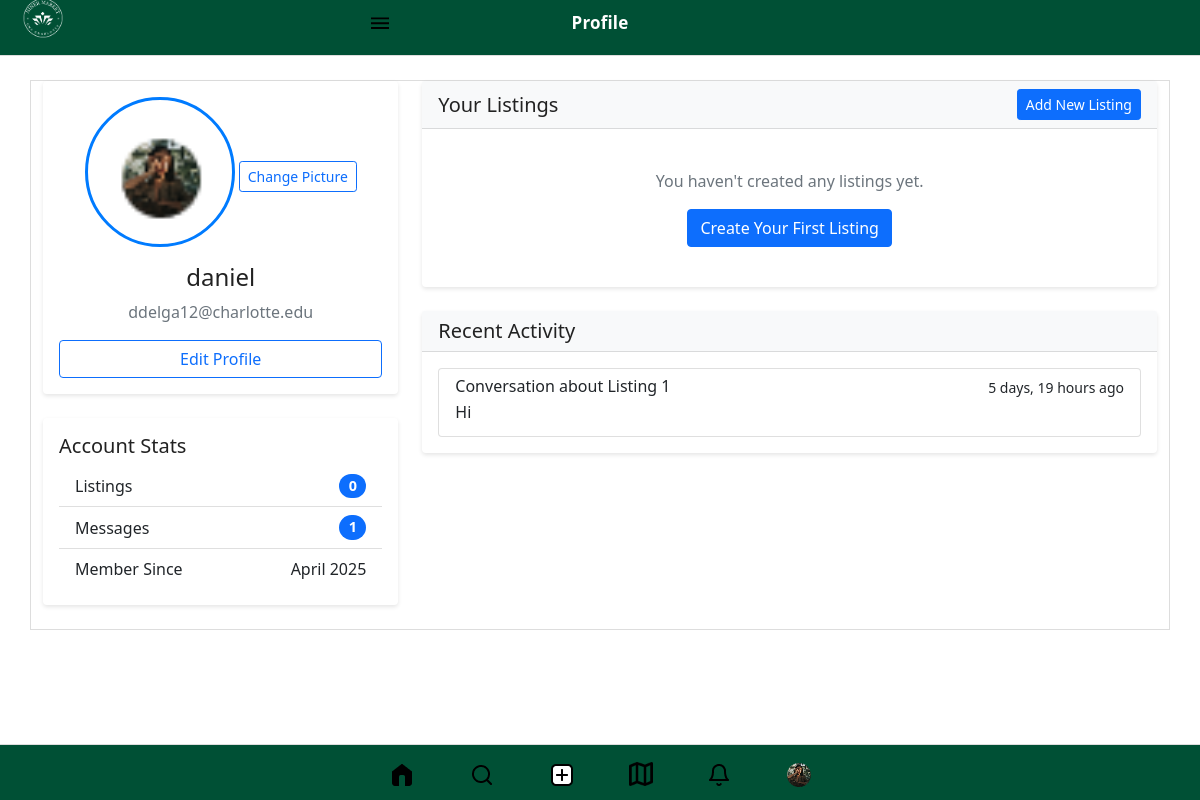
Before: /profile/ (signed in) with the older database file.
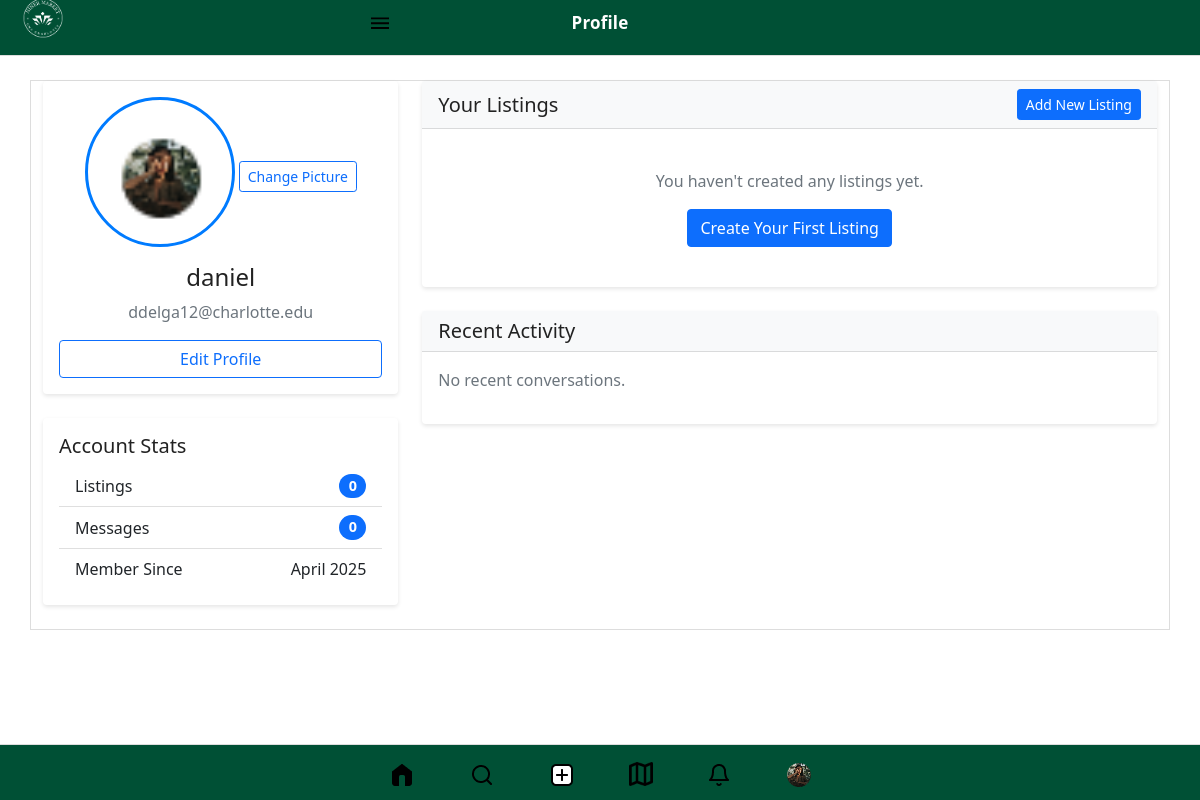
After: the same page with the newer database file.
### base/models.py (models this page shows, shortened)
class CustomUser(AbstractUser): #gives everything django user model has, plus a name field
    name = models.CharField(max_length=200, null=True)
    profile_picture = models.ImageField(upload_to='profile_pictures/', null=True, blank=True)
    university = models.ForeignKey('Universities', on_delete=models.SET_NULL, null=True, blank=True)
    def get_profile_picture_url(self):
        if self.profile_picture:
            return self.profile_picture.url
        return '/static/images/profile.png'

class Listing(models.Model):
    CONDITION_CHOICES = [
        ('new', 'New'),
        ('used_good', 'Used - Good'),
        ('used_fair', 'Used - Fair'),
    ]
    name = models.CharField(max_length=255)
    description = models.TextField()
    price = models.DecimalField(max_digits=10, decimal_places=2)
    image1_url = models.URLField()
    image2_url = models.URLField(blank=True, null=True)
    image3_url = models.URLField(blank=True, null=True)
    seller = models.ForeignKey('CustomUser', on_delete=models.CASCADE, related_name='listings', null=True, blank=True)
    condition = models.CharField(max_length=20, choices=CONDITION_CHOICES, default='new')
    available = models.BooleanField(default=True)
    created_at = models.DateTimeField(auto_now_add=True)

### messaging/models.py (models this page shows, shortened)
class Conversation(models.Model):
    listing = models.ForeignKey(Listing, on_delete=models.CASCADE, related_name='conversations')
    participants = models.ManyToManyField(CustomUser, related_name='conversations')
    created_at = models.DateTimeField(auto_now_add=True)
    updated_at = models.DateTimeField(auto_now=True)
    class Meta:
        ordering = ['-updated_at']

class Message(models.Model):
    conversation = models.ForeignKey(Conversation, on_delete=models.CASCADE, related_name='messages')
    sender = models.ForeignKey(CustomUser, on_delete=models.CASCADE, related_name='sent_messages')
    content = models.TextField()
    created_at = models.DateTimeField(auto_now_add=True)
    is_read = models.BooleanField(default=False)
    class Meta:
        ordering = ['created_at']

### base/views.py (the view, shortened to what this page needs)
# urls.py: path('profile/', views.profile, name='profile'),
@login_required
def profile(request):
    listings = request.user.listings.all()
    conversations = request.user.conversations.all().order_by('-updated_at')[:5]
    context = {
        'listings': listings,
        'conversations': conversations
    }
    return render(request, 'base/profile.html', context)

### base/templates/base/profile.html (shortened to what this page needs)
{% extends 'base/base.html' %}
{% load static %}
{% block header_title %}Profile{% endblock %}
{% block content %}
<div class="container mt-4">
    <div class="row">
        <div class="col-md-4">
            <div class="card mb-4">
                <div class="card-body text-center">
                    <div class="profile-picture mb-3">
                        <img src="{{ user.get_profile_picture_url }}" alt="Profile Picture" class="rounded-circle" style="width: 150px; height: 150px; object-fit: cover;">
                        <button class="btn btn-outline-primary btn-sm mt-2" data-bs-toggle="modal" data-bs-target="#profilePictureModal">
                            Change Picture
                        </button>
                    </div>
                    <h4>{{ user.username }}</h4>
                    <p class="text-muted">{{ user.email }}</p>
                    <div class="d-grid gap-2">
                        <a href="{% url 'settings' %}" class="btn btn-outline-primary">Edit Profile</a>
                    </div>
                </div>
            </div>
            <div class="card mb-4">
                <div class="card-body">
                    <h5 class="card-title">Account Stats</h5>
                    <ul class="list-group list-group-flush">
                        <li class="list-group-item d-flex justify-content-between align-items-center">
                            Listings
                            <span class="badge bg-primary rounded-pill">{{ user.listings.count }}</span>
                        </li>
                        <li class="list-group-item d-flex justify-content-between align-items-center">
                            Messages
                            <span class="badge bg-primary rounded-pill">{{ user.conversations.count }}</span>
                        </li>
                        <li class="list-group-item d-flex justify-content-between align-items-center">
                            Member Since
                            <span>{{ user.date_joined|date:"F Y" }}</span>
                        </li>
                    </ul>
                </div>
            </div>
        </div>
        <div class="col-md-8">
            <div class="card mb-4">
                <div class="card-header d-flex justify-content-between align-items-center">
                    <h5 class="mb-0">Your Listings</h5>
                    <a href="{% url 'addItems' %}" class="btn btn-primary btn-sm">Add New Listing</a>
                </div>
                <div class="card-body">
                    {% if user.listings.all %}
                        <div class="row">
                            {% for listing in user.listings.all %}
                                <div class="col-md-6 mb-3">
                                    <div class="card h-100">
                                        <img src="{{ listing.image1_url }}" class="card-img-top" alt="{{ listing.name }}" style="height: 200px; object-fit: cover;">
                                        <div class="card-body">
                                            <h5 class="card-title">{{ listing.name }}</h5>
                                            <p class="card-text">${{ listing.price }}</p>
                                            <div class="d-flex justify-content-between">
                                                <a href="{% url 'listing_detail' listing.id %}" class="btn btn-primary btn-sm">View Details</a>
                                                <button class="btn btn-outline-danger btn-sm" data-bs-toggle="modal" data-bs-target="#deleteModal{{ listing.id }}">
                                                    Delete
                                                </button>
                                            </div>
                                        </div>
                                    </div>
                                </div>
                            {% endfor %}
                        </div>
                    {% else %}
                        <div class="text-center py-4">
                            <p class="text-muted">You haven't created any listings yet.</p>
                            <a href="{% url 'addItems' %}" class="btn btn-primary">Create Your First Listing</a>
                        </div>
                    {% endif %}
                </div>
            </div>
            <div class="card">
                <div class="card-header">
                    <h5 class="mb-0">Recent Activity</h5>
                </div>
                <div class="card-body">
                    <div class="list-group">
                        {% for conversation in user.conversations.all|slice:":5" %}
                            <a href="{% url 'messaging:conversation_detail' conversation.id %}" class="list-group-item list-group-item-action">
                                <div class="d-flex w-100 justify-content-between">
                                    <h6 class="mb-1">Conversation about {{ conversation.listing.name }}</h6>
                                    <small>{{ conversation.updated_at|timesince }} ago</small>
                                </div>
                                <p class="mb-1">{{ conversation.messages.last.content|truncatechars:50 }}</p>
                            </a>
                        {% empty %}
                            <p class="text-muted">No recent conversations.</p>
                        {% endfor %}
                    </div>
                </div>
            </div>
        </div>
    </div>
</div>
{% endblock %}

### base/templates/base/base.html (shortened to what this page needs)
<!DOCTYPE html>
<html lang="en">
  <head>
    {% load static %}
    <link rel="stylesheet" href="{% static 'base/base.css' %}" />
    <link
      href="https://cdn.jsdelivr.net/npm/bootstrap@5.1.3/dist/css/bootstrap.min.css"
      rel="stylesheet"
    />
  </head>
  <body>
    <div class="wrap">
      <header>
        <div class="header-left">
          <a href="{% url 'Home' %}"
            ><img
              class="logo"
              src="{% static 'images/logo.png' %}"
              alt="Logo"
            />
          </a>
        </div>
        <div class="middle">
          <h1>{% block header_title %}NinerMarket{% endblock %}</h1>
        </div>
        <div class="header-right">
          <a href="{% url 'settings' %}"
            ><img
              class="menuPic"
              src="{% static 'images/menu.svg' %}"
              alt="Open menu"
            />
          </a>
        </div>
      </header>
      {% block content %} {% endblock %}
      <footer>
        <div class="options">
          <a href="{% url 'Home' %}"
            ><img src="{% static 'images/home.png' %}" alt="Home"
          /></a>
          <a href="{% url 'search' %}"><img src="{% static 'images/search.png' %}" alt="Search" /></a>
          <a href="{% url 'addItems' %}"
            ><img src="{% static 'images/add.png' %}" alt="Add"
          /></a>
          <a href="{% url 'campus_map' %}"><img class="map" src="{% static 'images/map2.png' %}" alt="Maps" /></a>
                    <a href="{% url 'notifications' %}">
            <img src="{% static 'images/notif.png' %}" alt="Notifications" />
          </a>
                   <a href="{% url 'profile' %}">
            <img src="{% static 'images/profile.png' %}" alt="Profile" />
          </a>
        </div>
      </footer>
    </div>
  </body>
</html>

### base/static/base/base.css (style rules this page uses)
body { margin: 0; font-family: "Inter", sans-serif; font-style: normal; background: #fff; color: #222; }
header { position: relative; display: flex; align-items: center; padding: 10px 5px; border-bottom: 1px solid #ddd; height: 56px; background-color: #005035; color: #fff; width: 100%; }
.logo { width: 50px; height: 50px; margin-left: 13px; margin-bottom: 20px; filter: brightness(0) invert(1); }
.middle { position: absolute; display: flex; justify-content: center; left: 50%; transform: translateX(-50%); }
.middle h1 { font-size: 17px; letter-spacing: 0.2px; font-weight: 800; }
.menuPic { height: 24px; width: 24px; }
.header-right { display: flex; align-items: center; margin-left: 300px; margin-top: -10px; }
footer { display: flex; align-items: center; justify-content: center; border-top: 1px solid #ddd; position: fixed; z-index: 1000; bottom: 0; left: 0; width: 100%; background-color: #005035; color: #fff; height: 56px; }
footer .options a { text-decoration: none; }
.map { height: 32px; width: 32px; margin-left: 20px; margin-right: 20px; margin-bottom: -3px; }
.card, .content, .container, .list-group-item { background: #fff; color: #222; border: 1px solid #ddd; }

### base/templates/base/profile.html (style rules this page uses)
.profile-picture { position: relative; display: inline-block; }
.profile-picture img { border: 3px solid #007bff; }
.card { box-shadow: 0 2px 4px rgba(0,0,0,0.1); border: none; }
.card-header { background-color: #f8f9fa; border-bottom: 1px solid rgba(0,0,0,.125); }
.badge { font-size: 0.9em; }

Changed rows visible on the page:
removed Conversation: listing.name "Listing 1", updated_at "5 days, 19 hours", messages.last.content "Hi"
changed CustomUser "daniel": conversations.count "1" → "0"
Other visible differences:
text now shown: "No recent conversations."
